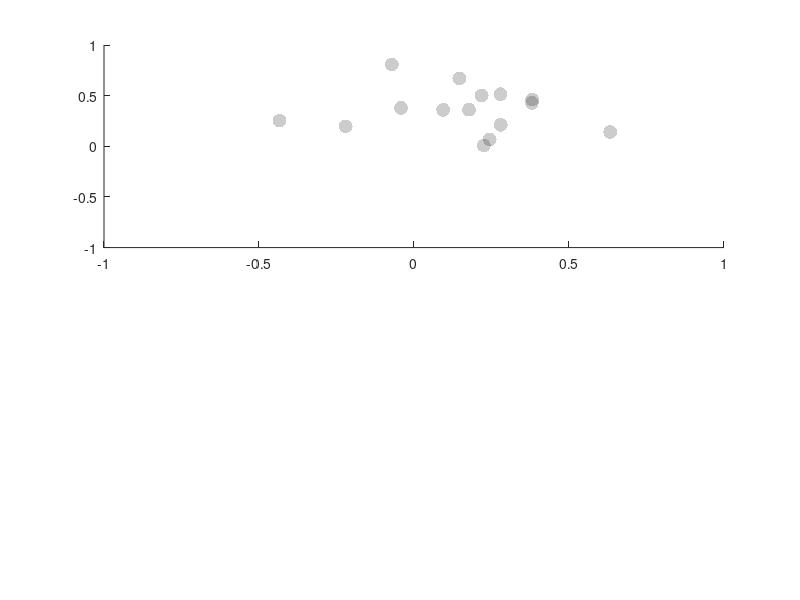

Recreate this plot in MATLAB. (Note: this script raises an error after producing the figure.)
clc
clear
close all

load distortion_observed.mat
load click_positions.mat

hBarLength_FG = abs(frontDotX_FG - backDotX_FG);
hBarLength_FE = abs(frontDotX_FE - backDotX_FE);

leftHand_FG = abs(centerDotX_FG - backDotX_FG);
leftHand_FE = abs(centerDotX_FE - backDotX_FE);

rightHand_FG = abs(frontDotX_FG - centerDotX_FG);
rightHand_FE = abs(frontDotX_FE - centerDotX_FE);

distortion_expected_FG = (leftHand_FG-rightHand_FG) ./ hBarLength_FG;
distortion_expected_FE = (leftHand_FE-rightHand_FE) ./ hBarLength_FE;

nsubjects = numel(distortion_expected_FG);

figure('units','inches','outerposition',[1 1 3.5 8])

%% click location order check
ind_FG = (frontDotX_FG > centerDotX_FG) > backDotX_FG;
ind_FE = (frontDotX_FE > centerDotX_FE) > backDotX_FE;
% distortion_expected_FG(~ind_FG) = [];
% distortion_observed_FG(~ind_FG) = [];
% distortion_expected_FE(~ind_FE) = [];
% distortion_observed_FE(~ind_FE) = [];

%% click location separation check
[~,sig1_FG] = signrank(frontDotX_FG, centerDotX_FG);
[~,sig2_FG] = signrank(frontDotX_FG, centerDotX_FG);
% ind_FE = (frontDotX_FE > centerDotX_FE) > backDotX_FE;
% distortion_expected_FG(~ind_FG) = [];
% distortion_observed_FG(~ind_FG) = [];
% distortion_expected_FE(~ind_FE) = [];
% distortion_observed_FE(~ind_FE) = [];

%% plot difference (FG)
subplot(2,1,1)

szMarker = 100;
alphaMarker = .2;
c = 'k';
ticks = -1:.25:1;

hold on
scatter(distortion_expected_FG, distortion_observed_FG, ...
    szMarker, c, 'fill', ...
    'markerfacealpha',alphaMarker)

axis([-1 1 -1 1])
addUnityLine

xticks(ticks)
xlabel 'Inferred distortion'
xline(0)

yticks(ticks)
ylabel 'Observed distortion'
yline(0)

text(.05, .9, ['N = ',num2str(numel(distortion_expected_FG))])

title 'FG'
legend off
cleanplot

fprintf([ ...
    '\n <FG distortion>' ...
    '\n median observed: %4.2f' ...
    '\n median inferred: %4.2f\n'], ...
    median(distortion_observed_FG), ...
    median(distortion_expected_FG))

cleanplot

%% plot scatter (FE)
subplot(2,1,2)

scatter(distortion_expected_FE, distortion_observed_FE, ...
    szMarker, c, 'fill', ...
    'markerfacealpha',alphaMarker)

axis([-1 1 -1 1])
addUnityLine

xticks(ticks)
xlabel 'Inferred distortion'
xline(0)

yticks(ticks)
ylabel 'Observed distortion'
yline(0)

text(.05, .9, ['N = ',num2str(numel(distortion_expected_FE))])

title 'FE'
legend off
cleanplot

fprintf([ ...
    '\n <FE distortion>' ...
    '\n median observed: %4.2f' ...
    '\n median inferred: %4.2f\n'], ...
    median(distortion_observed_FE), ...
    median(distortion_expected_FE))

cleanplot


%% plot observed-inferred distortion

figure('units','inches','outerposition',[0 0 4 4])

FG_diff = distortion_observed_FG - distortion_expected_FG;
FE_diff = distortion_observed_FE - distortion_expected_FE;

data_mat = [FG_diff, FE_diff];

xs = scatterbar_median(data_mat);
errorbar(1:2, median(data_mat), MAD(data_mat), ...
    'o','color','k','linewidth',2,'marker','none')

plot(xs', data_mat', 'color', .5 * ones(1,3))

xticks(1:2)
xticklabels({'FG', 'FE'})

ylabel({'Distortion'; '(observed - inferred)'})
yline(0,'-')
% ylim([-.2 1])

text(2.3, -1.4, ['N = ',num2str(nsubjects)])
pbaspect([1,2,1])

cleanplot

%%
[delta, ~, p, W, z, r] = signrank_full(FG_diff, FE_diff);
fprintf([ ...
    '\n <Distortion difference>' ...
    '\n -----------------------' ...
    '\n median difference = %4.1f'...
    '\n W = %5.2f' ...
    '\n z = %5.2f' ...
    '\n p = %5.3f' ...
    '\n r = %4.2f \n'], ...
delta,W,z,p,r)
statbar(1,2, 1, p);

%% save figure
% set(gcf,'papersize',[8.3 11.7])
% saveas(gcf,'../results/fig05.pdf')
